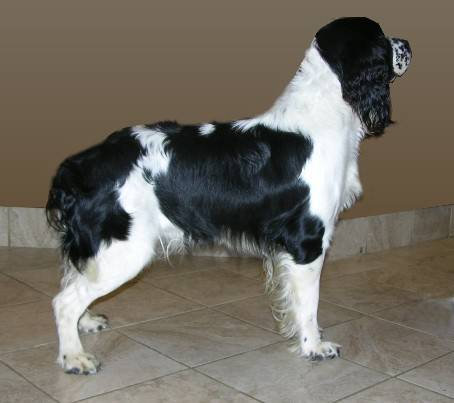
#> input picture Dog.jpg, 454 x 403 px, found by its file name
$ jupyter execute Image_Processing_Project_UsingOpencvlibrary.ipynb
#> lines starting #> are read from the running program, lines starting #| are printed output that depends on the picture; after the words box and inside, x2 and y2 are one past the last pixel; in counts of white or black regions, pixels touching at a corner belong together
[cell 1]
import cv2
import numpy as np
import matplotlib.pyplot as plt

[cell 2]
img=cv2.imread('/content/Dog.jpg')
#> img is the input picture: shape (403, 454, 3); mean B, G, R 98.3, 107.9, 113.2

[cell 3]
plt.imshow(img)

[cell 4]
# convert color from BGR to RGB
img=cv2.cvtColor(img,cv2.COLOR_BGR2RGB)
plt.imshow(img)

[cell 5]
#convert the image from RGB to Grayscale
gray_scale=cv2.cvtColor(img,cv2.COLOR_RGB2GRAY)
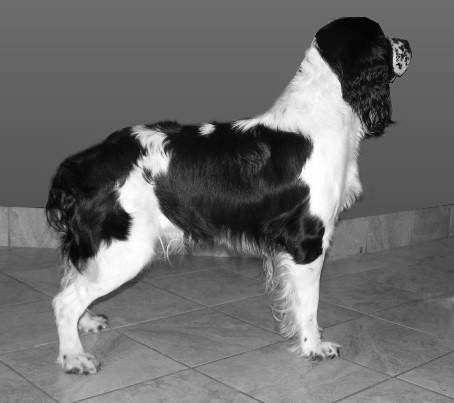
#> gray_scale: shape (403, 454); min 0, max 255, mean 108.3
plt.imshow(gray_scale,cmap='gray')

[cell 6]
gray_scale1=cv2.cvtColor(img,cv2.COLOR_RGB2GRAY)
plt.imshow(gray_scale)  # image is more of gray scale

[cell 7]
print(gray_scale)
#> (printed output is left out)

##### Image Masking

[cell 8]
# Image masking ,Seperate the region intrest from original image
mask=np.zeros_like(img)   # same dimention of image
plt.imshow(mask)

[cell 9]
# Define Circle
height ,width =img.shape[:2]     # finding height and width of image to find outside shape
#> height = 403; width = 454
#To create circle finding center of image and values
center=(width//2,height//2)
#> center = (227, 201)
print(center)
#| (227, 201)
radius=min(center[0],center[1])
#> radius = 201
print(radius)
#| 201

#### Draw a white Circle

[cell 10]
#Draw a white circle
cv2.circle(mask,center,radius,(255,255,255),-1) # drawing white circle on Mask
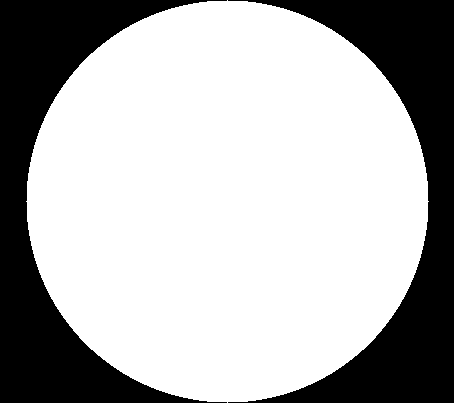
#> mask: shape (403, 454, 3); 69.4% white; 2 black regions, box (x1, y1, x2, y2) and area: (0, 0, 227, 403) 28228, (228, 0, 454, 403) 27825

[cell 11]
# using a bitwise operator on Mask & Images
masked_img=cv2.bitwise_and(img,mask)
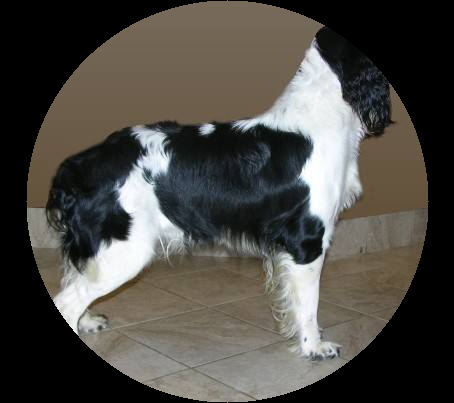
#> masked_img: shape (403, 454, 3); mean R, G, B 77.4, 75, 69.7
plt.imshow(masked_img)

[cell 12]
print(img.shape)
#| (403, 454, 3)

#### Split into the Color Channels

[cell 13]
#Split into the color channels
b,g,r=cv2.split(img)
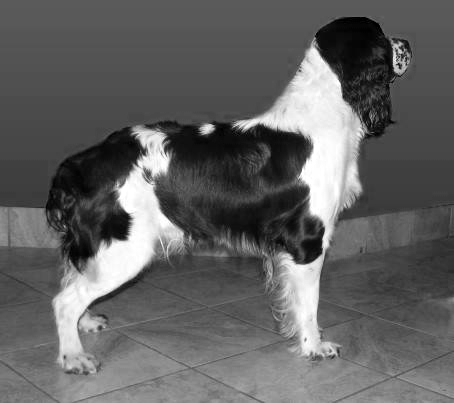
#> r: shape (403, 454); min 0, max 255, mean 98.3
plt.imshow(b , cmap='Blues')

[cell 14]
plt.imshow(g , cmap='Greens')

[cell 15]
plt.imshow(r , cmap='Reds')

#### Merging Image

[cell 16]
# creating own command to merge image
merged_img_gbr=cv2.merge([g,b,r])
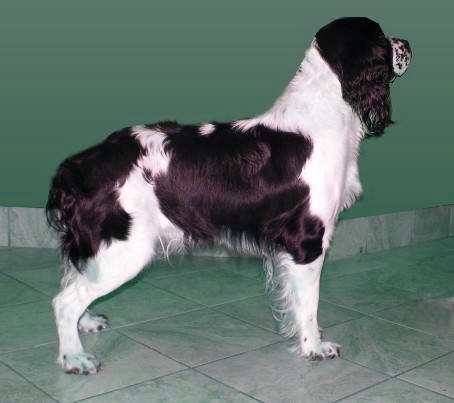
#> merged_img_gbr: shape (403, 454, 3); mean of channels 0, 1, 2 107.9, 113.2, 98.3; drawn as B, G, R
plt.imshow(merged_img_gbr)

#### Color Intensity of Grayscale image

[cell 17]
#check the color intensity of gray scale image
plt.imshow(gray_scale,cmap='gray')

#### Plot the Histogram

[cell 18]
plt.hist(gray_scale.ravel(),256,[0,256])   # ravel() method is called on this array to "flatten" it into a 1D array. and [0,256]consider values between 0 (inclusive) and 256 (exclusive) and 256 =bins for histogram and each bin will correspond to a single intensity value.
plt.show()
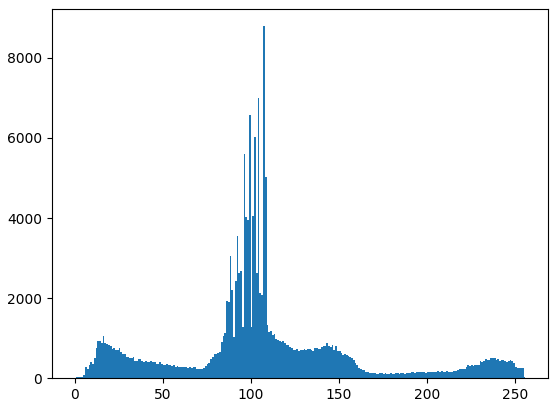
#> figure drawn by matplotlib, 1 panel; tallest bar 8791 high, from x = 107 to 108

####  Histogram for Color Image

[cell 19]
for i,col in enumerate(['b','g','r']):
  hist=cv2.calcHist([img],[i],None,[256],[0,256])
  plt.plot(hist,color=col)
  plt.xlim([0,256])
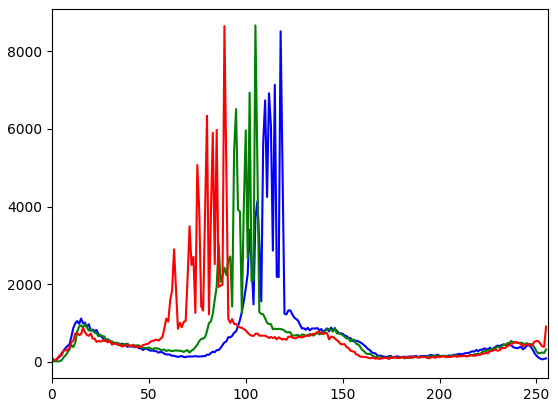
#> figure drawn by matplotlib, 1 panel; curve peaks at x = 118, y = 8512; curve peaks at x = 105, y = 8663; curve peaks at x = 89, y = 8646

#### Histogram Equalization

[cell 20]
equalized_img=cv2.equalizeHist(gray_scale)
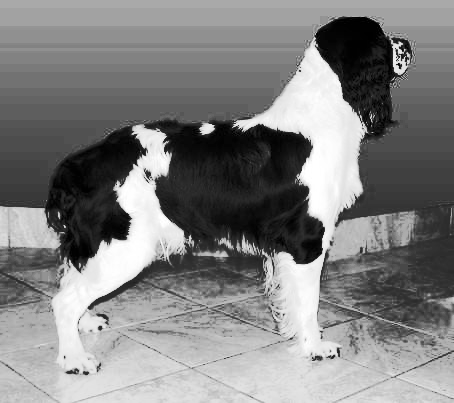
#> equalized_img: shape (403, 454); min 0, max 255, mean 129.2
plt.imshow(equalized_img,cmap='gray')

[cell 21]
plt.hist(equalized_img.ravel(),256,[0,256])
plt.show()
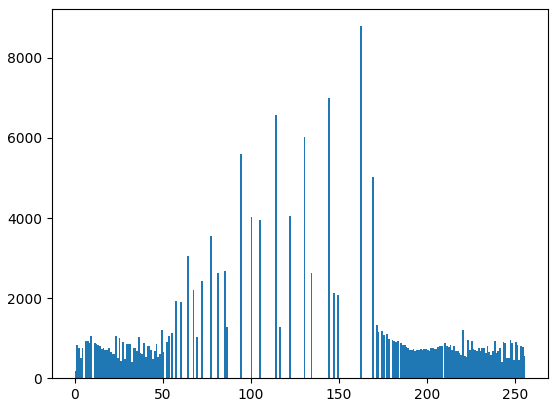
#> figure drawn by matplotlib, 1 panel; tallest bar 8791 high, from x = 162 to 163
